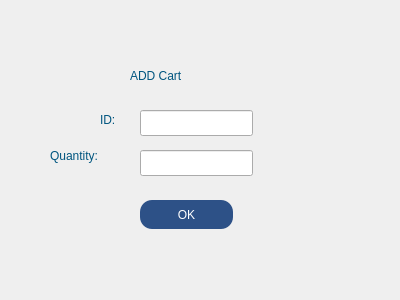
<?xml version="1.0" encoding="UTF-8"?>
<ui version="4.0">
 <class>Add_to_Cart</class>
 <widget class="QDialog" name="Add_to_Cart">
  <property name="geometry">
   <rect>
    <x>0</x>
    <y>0</y>
    <width>400</width>
    <height>300</height>
   </rect>
  </property>
  <property name="windowTitle">
   <string>Dialog</string>
  </property>
  <widget class="QLineEdit" name="ID_in">
   <property name="geometry">
    <rect>
     <x>140</x>
     <y>110</y>
     <width>113</width>
     <height>26</height>
    </rect>
   </property>
  </widget>
  <widget class="QPushButton" name="ok_btn">
   <property name="geometry">
    <rect>
     <x>140</x>
     <y>200</y>
     <width>93</width>
     <height>29</height>
    </rect>
   </property>
   <property name="styleSheet">
    <string notr="true">color: rgb(255, 255, 255);
background: rgb(45, 81, 135);
border-radius: 12px;</string>
   </property>
   <property name="text">
    <string>OK</string>
   </property>
  </widget>
  <widget class="QLabel" name="edit">
   <property name="geometry">
    <rect>
     <x>130</x>
     <y>50</y>
     <width>141</width>
     <height>51</height>
    </rect>
   </property>
   <property name="styleSheet">
    <string notr="true">font: 22pt &quot;Tw Cen MT Condensed Extra Bold&quot;;
color: rgb(0, 85, 127);</string>
   </property>
   <property name="text">
    <string>ADD Cart</string>
   </property>
  </widget>
  <widget class="QLabel" name="ID">
   <property name="geometry">
    <rect>
     <x>100</x>
     <y>110</y>
     <width>31</width>
     <height>20</height>
    </rect>
   </property>
   <property name="styleSheet">
    <string notr="true">font: 14pt &quot;Tw Cen MT Condensed Extra Bold&quot;;
color: rgb(0, 85, 127);</string>
   </property>
   <property name="text">
    <string>ID:</string>
   </property>
  </widget>
  <widget class="QLineEdit" name="Quantity">
   <property name="geometry">
    <rect>
     <x>140</x>
     <y>150</y>
     <width>113</width>
     <height>26</height>
    </rect>
   </property>
  </widget>
  <widget class="QLabel" name="ID_2">
   <property name="geometry">
    <rect>
     <x>50</x>
     <y>140</y>
     <width>81</width>
     <height>31</height>
    </rect>
   </property>
   <property name="styleSheet">
    <string notr="true">font: 14pt &quot;Tw Cen MT Condensed Extra Bold&quot;;
color: rgb(0, 85, 127);</string>
   </property>
   <property name="text">
    <string>Quantity:</string>
   </property>
  </widget>
 </widget>
 <resources/>
 <connections/>
</ui>
